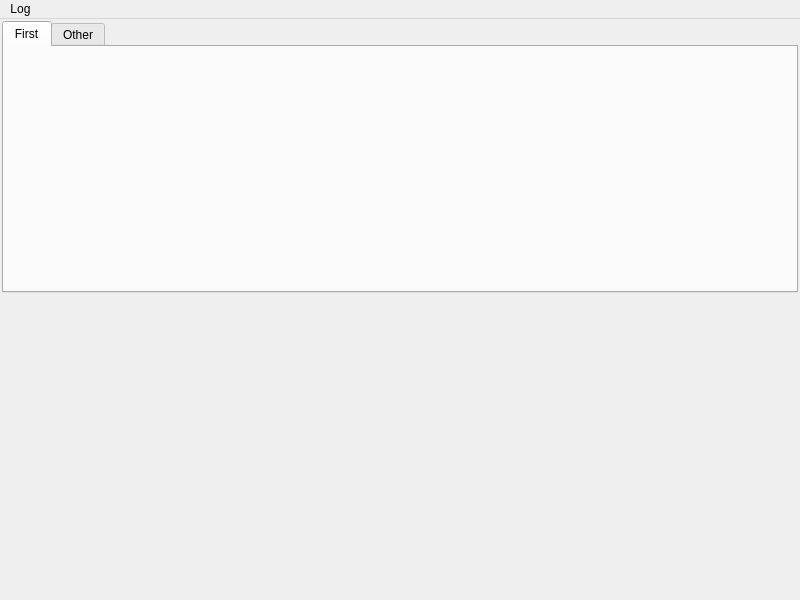
<?xml version="1.0" encoding="UTF-8"?>
<ui version="4.0">
 <class>GTool</class>
 <widget class="QMainWindow" name="GTool">
  <property name="geometry">
   <rect>
    <x>0</x>
    <y>0</y>
    <width>800</width>
    <height>600</height>
   </rect>
  </property>
  <property name="sizePolicy">
   <sizepolicy hsizetype="Expanding" vsizetype="Expanding">
    <horstretch>0</horstretch>
    <verstretch>0</verstretch>
   </sizepolicy>
  </property>
  <property name="minimumSize">
   <size>
    <width>800</width>
    <height>600</height>
   </size>
  </property>
  <property name="windowTitle">
   <string>GTool</string>
  </property>
  <widget class="QWidget" name="centralWidget">
   <layout class="QVBoxLayout" name="verticalLayout">
    <property name="spacing">
     <number>5</number>
    </property>
    <property name="leftMargin">
     <number>2</number>
    </property>
    <property name="topMargin">
     <number>2</number>
    </property>
    <property name="rightMargin">
     <number>2</number>
    </property>
    <property name="bottomMargin">
     <number>2</number>
    </property>
    <item>
     <widget class="QTabWidget" name="FunctionWgedit">
      <property name="currentIndex">
       <number>0</number>
      </property>
      <widget class="FirstForm" name="First">
       <attribute name="title">
        <string>First</string>
       </attribute>
      </widget>
      <widget class="OtherForm" name="Other">
       <attribute name="title">
        <string>Other</string>
       </attribute>
      </widget>
     </widget>
    </item>
    <item>
     <widget class="LogForm" name="Log" native="true">
      <property name="enabled">
       <bool>true</bool>
      </property>
      <property name="minimumSize">
       <size>
        <width>0</width>
        <height>300</height>
       </size>
      </property>
     </widget>
    </item>
   </layout>
  </widget>
  <widget class="QMenuBar" name="menuBar">
   <property name="geometry">
    <rect>
     <x>0</x>
     <y>0</y>
     <width>800</width>
     <height>22</height>
    </rect>
   </property>
   <widget class="QMenu" name="menuLog">
    <property name="title">
     <string>Log</string>
    </property>
    <addaction name="actionInfo"/>
    <addaction name="actionDebug"/>
    <addaction name="actionWarn"/>
    <addaction name="actionError"/>
    <addaction name="separator"/>
    <addaction name="actionOtherMessage"/>
   </widget>
   <addaction name="menuLog"/>
  </widget>
  <action name="actionInfo">
   <property name="checkable">
    <bool>true</bool>
   </property>
   <property name="checked">
    <bool>false</bool>
   </property>
   <property name="text">
    <string>Info</string>
   </property>
  </action>
  <action name="actionDebug">
   <property name="checkable">
    <bool>true</bool>
   </property>
   <property name="checked">
    <bool>false</bool>
   </property>
   <property name="text">
    <string>Debug</string>
   </property>
  </action>
  <action name="actionWarn">
   <property name="checkable">
    <bool>true</bool>
   </property>
   <property name="checked">
    <bool>false</bool>
   </property>
   <property name="text">
    <string>Warn</string>
   </property>
  </action>
  <action name="actionError">
   <property name="checkable">
    <bool>true</bool>
   </property>
   <property name="checked">
    <bool>false</bool>
   </property>
   <property name="text">
    <string>Error</string>
   </property>
  </action>
  <action name="actionOtherMessage">
   <property name="checkable">
    <bool>true</bool>
   </property>
   <property name="text">
    <string>OtherMessage</string>
   </property>
  </action>
 </widget>
 <layoutdefault spacing="6" margin="11"/>
 <customwidgets>
  <customwidget>
   <class>LogForm</class>
   <extends>QWidget</extends>
   <header>LogForm.h</header>
   <container>1</container>
  </customwidget>
  <customwidget>
   <class>OtherForm</class>
   <extends>QWidget</extends>
   <header>OtherForm.h</header>
   <container>1</container>
  </customwidget>
  <customwidget>
   <class>FirstForm</class>
   <extends>QWidget</extends>
   <header>FirstForm.h</header>
   <container>1</container>
  </customwidget>
 </customwidgets>
 <resources/>
 <connections/>
</ui>
